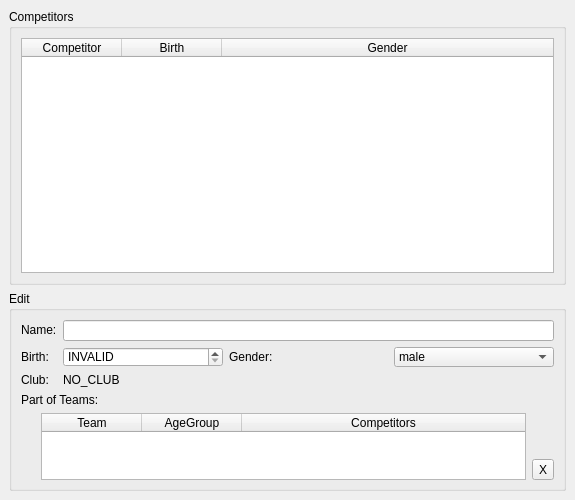
<?xml version="1.0" encoding="UTF-8"?>
<ui version="4.0">
 <class>CompetitorListWidget</class>
 <widget class="QMainWindow" name="CompetitorListWidget">
  <property name="geometry">
   <rect>
    <x>0</x>
    <y>0</y>
    <width>575</width>
    <height>500</height>
   </rect>
  </property>
  <property name="windowTitle">
   <string>Form</string>
  </property>
  <widget class="QWidget" name="centralWidget" native="true">
   <property name="geometry">
    <rect>
     <x>9</x>
     <y>9</y>
     <width>362</width>
     <height>452</height>
    </rect>
   </property>
   <layout class="QVBoxLayout" name="verticalLayout">
    <item>
     <widget class="QGroupBox" name="groupBox_2">
      <property name="sizePolicy">
       <sizepolicy hsizetype="Preferred" vsizetype="Preferred">
        <horstretch>0</horstretch>
        <verstretch>1</verstretch>
       </sizepolicy>
      </property>
      <property name="title">
       <string>Competitors</string>
      </property>
      <layout class="QHBoxLayout" name="horizontalLayout_4">
       <item>
        <widget class="QTableWidget" name="competitorTable">
         <property name="editTriggers">
          <set>QAbstractItemView::NoEditTriggers</set>
         </property>
         <property name="showDropIndicator" stdset="0">
          <bool>false</bool>
         </property>
         <property name="dragDropOverwriteMode">
          <bool>false</bool>
         </property>
         <property name="alternatingRowColors">
          <bool>true</bool>
         </property>
         <property name="selectionMode">
          <enum>QAbstractItemView::SingleSelection</enum>
         </property>
         <property name="selectionBehavior">
          <enum>QAbstractItemView::SelectRows</enum>
         </property>
         <attribute name="horizontalHeaderStretchLastSection">
          <bool>true</bool>
         </attribute>
         <attribute name="horizontalHeaderStretchLastSection">
          <bool>true</bool>
         </attribute>
         <column>
          <property name="text">
           <string>Competitor</string>
          </property>
         </column>
         <column>
          <property name="text">
           <string>Birth</string>
          </property>
         </column>
         <column>
          <property name="text">
           <string>Gender</string>
          </property>
         </column>
        </widget>
       </item>
      </layout>
     </widget>
    </item>
    <item>
     <widget class="QGroupBox" name="groupBox">
      <property name="sizePolicy">
       <sizepolicy hsizetype="Preferred" vsizetype="Fixed">
        <horstretch>0</horstretch>
        <verstretch>1</verstretch>
       </sizepolicy>
      </property>
      <property name="maximumSize">
       <size>
        <width>16777215</width>
        <height>200</height>
       </size>
      </property>
      <property name="title">
       <string>Edit</string>
      </property>
      <layout class="QVBoxLayout" name="verticalLayout_2">
       <item>
        <layout class="QGridLayout" name="gridLayout">
         <item row="0" column="0">
          <widget class="QLabel" name="nameLabel">
           <property name="sizePolicy">
            <sizepolicy hsizetype="Fixed" vsizetype="Fixed">
             <horstretch>0</horstretch>
             <verstretch>0</verstretch>
            </sizepolicy>
           </property>
           <property name="text">
            <string>Name:</string>
           </property>
          </widget>
         </item>
         <item row="0" column="1" colspan="3">
          <widget class="QLineEdit" name="name"/>
         </item>
         <item row="1" column="0">
          <widget class="QLabel" name="birthLabel">
           <property name="text">
            <string>Birth:</string>
           </property>
          </widget>
         </item>
         <item row="1" column="1">
          <widget class="QSpinBox" name="birth">
           <property name="specialValueText">
            <string>INVALID</string>
           </property>
           <property name="minimum">
            <number>1950</number>
           </property>
           <property name="maximum">
            <number>2050</number>
           </property>
          </widget>
         </item>
         <item row="1" column="2">
          <widget class="QLabel" name="genderLabel">
           <property name="text">
            <string>Gender:</string>
           </property>
          </widget>
         </item>
         <item row="1" column="3">
          <widget class="QComboBox" name="gender">
           <item>
            <property name="text">
             <string>male</string>
            </property>
           </item>
           <item>
            <property name="text">
             <string>female</string>
            </property>
           </item>
          </widget>
         </item>
         <item row="2" column="0">
          <widget class="QLabel" name="clubLabel">
           <property name="text">
            <string>Club:</string>
           </property>
          </widget>
         </item>
         <item row="2" column="1" colspan="3">
          <widget class="QLabel" name="club">
           <property name="text">
            <string>NO_CLUB</string>
           </property>
          </widget>
         </item>
        </layout>
       </item>
       <item>
        <widget class="QLabel" name="partOfTeamsLabel">
         <property name="text">
          <string>Part of Teams:</string>
         </property>
        </widget>
       </item>
       <item>
        <layout class="QHBoxLayout" name="horizontalLayout_3">
         <item>
          <spacer name="horizontalSpacer">
           <property name="orientation">
            <enum>Qt::Horizontal</enum>
           </property>
           <property name="sizeType">
            <enum>QSizePolicy::Fixed</enum>
           </property>
           <property name="sizeHint" stdset="0">
            <size>
             <width>20</width>
             <height>20</height>
            </size>
           </property>
          </spacer>
         </item>
         <item>
          <widget class="QTableWidget" name="teamTable">
           <property name="selectionMode">
            <enum>QAbstractItemView::SingleSelection</enum>
           </property>
           <property name="selectionBehavior">
            <enum>QAbstractItemView::SelectRows</enum>
           </property>
           <attribute name="horizontalHeaderStretchLastSection">
            <bool>true</bool>
           </attribute>
           <attribute name="horizontalHeaderStretchLastSection">
            <bool>true</bool>
           </attribute>
           <column>
            <property name="text">
             <string>Team</string>
            </property>
           </column>
           <column>
            <property name="text">
             <string>AgeGroup</string>
            </property>
           </column>
           <column>
            <property name="text">
             <string>Competitors</string>
            </property>
           </column>
          </widget>
         </item>
         <item>
          <layout class="QVBoxLayout" name="verticalLayout_3">
           <item>
            <spacer name="verticalSpacer">
             <property name="orientation">
              <enum>Qt::Vertical</enum>
             </property>
             <property name="sizeHint" stdset="0">
              <size>
               <width>20</width>
               <height>40</height>
              </size>
             </property>
            </spacer>
           </item>
           <item>
            <widget class="QToolButton" name="toolButton">
             <property name="text">
              <string>X</string>
             </property>
             <property name="icon">
              <iconset resource="../../ressources.qrc">
               <normaloff>:/ui/icons/images/icons/delete_x_64.png</normaloff>:/ui/icons/images/icons/delete_x_64.png</iconset>
             </property>
            </widget>
           </item>
          </layout>
         </item>
        </layout>
       </item>
      </layout>
     </widget>
    </item>
   </layout>
  </widget>
 </widget>
 <resources>
  <include location="../../ressources.qrc"/>
 </resources>
 <connections/>
 <slots>
  <slot>updateProperties()</slot>
  <slot>changeCompetitorName()</slot>
  <slot>removeCompetitorFromTeam()</slot>
  <slot>changeCompetitorBirth()</slot>
  <slot>changeCompetitorGender(QString)</slot>
  <slot>removeCompetitor()</slot>
 </slots>
</ui>
